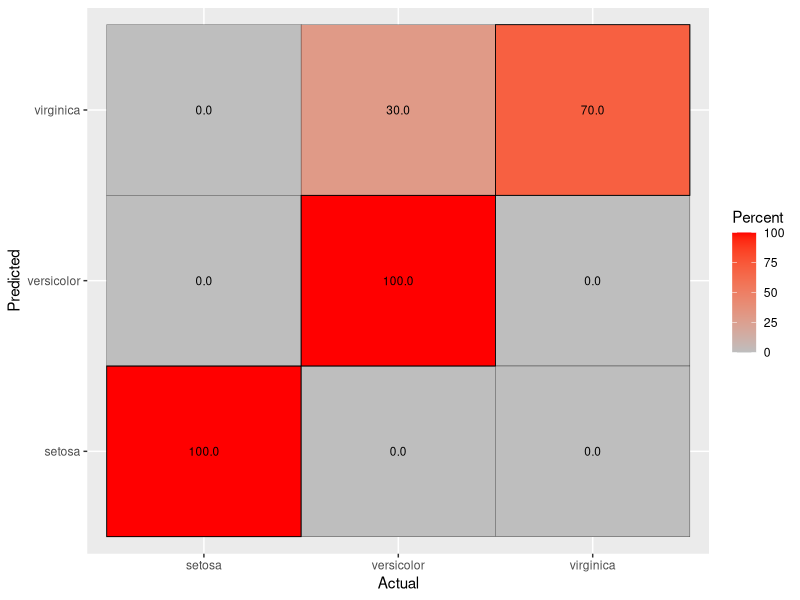
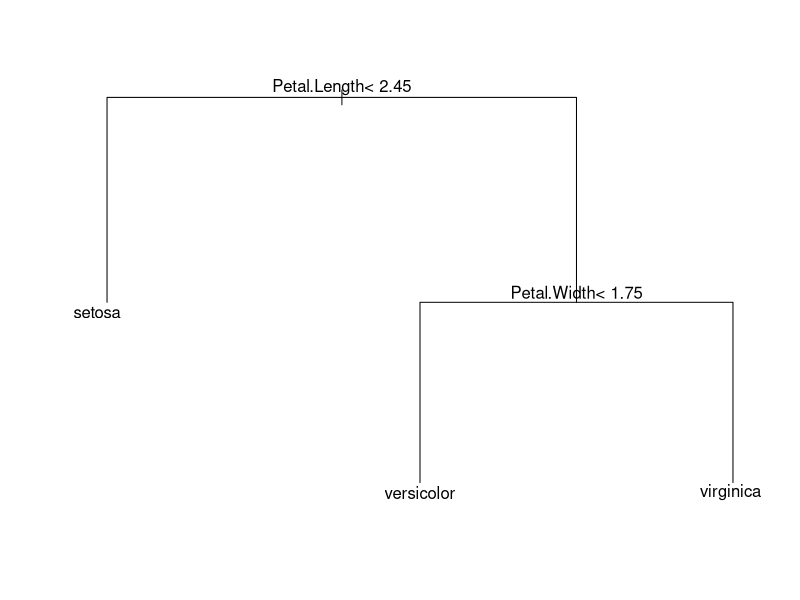

The R script that drew these images, in order:
## ---- chunk 1
knitr::opts_chunk$set(echo = TRUE)
## ---- chunk 2
library("caret")
data(iris)
## ---- chunk 3
#Modèle : Decision Tree
trainIndex <- createDataPartition(iris$Species, p = 0.8,
                                  list = FALSE,
                                  times = 1)
train <- iris[ trainIndex,]
test  <- iris[-trainIndex,]
## ---- chunk 4
set.seed(999)
## ---- chunk 5
#Cross validation
fitControl <- trainControl(
  method = "repeatedcv",
  number = 10,
  repeats = 5)
## ---- chunk 6
# Train the model
decision_tree <- train(Species ~., data = train, method = "rpart",
               trControl = fitControl)
               
## ---- chunk 7
#build confusion matrix
predictions <- predict(decision_tree, test)
confusionMatrix(predictions, test$Species)

confusion_matrix <- as.data.frame(table(predictions, test$Species))
names(confusion_matrix) = c("Actual","Predicted","Freq")

#compute frequency of actual categories
actual = as.data.frame(table(test$Species))
names(actual) = c("Actual","ActualFreq")

#calculate percentage of test cases based on actual frequency
confusion = merge(confusion_matrix, actual, by=c("Actual"))
confusion$Percent = confusion$Freq/confusion$ActualFreq*100

#render plot
# we use three different layers
# first we draw tiles and fill color based on percentage of test cases
tile <- ggplot() +
  geom_tile(aes(x=Actual, y=Predicted,fill=Percent),data=confusion,
            color="black",size=0.1) + labs(x="Actual",y="Predicted")

tile = tile + 
  geom_text(aes(x=Actual,y=Predicted, label=sprintf("%.1f", Percent)),
            data=confusion, size=3, colour="black") +
  scale_fill_gradient(low="grey",high="red")

# lastly we draw diagonal tiles. 
# We use alpha = 0 so as not to hide previous layers but use size=0.3 to highlight border
tile = tile + 
  geom_tile(aes(x=Actual,y=Predicted),
            data=subset(confusion,as.character(Actual)==as.character(Predicted)),
            color="black",size=0.3, fill="black", alpha=0) 

#render
tile
## ---- chunk 8
library(rpart)
model <- rpart(Species ~., data = iris)
par(xpd = NA) # otherwise on some devices the text is clipped
plot(model)
text(model, digits = 3)
## ---- chunk 9
#Cross validation
fitControl <- trainControl(
  method = "repeatedcv",
  number = 10,
  repeats = 5)

#Train the model
decision_tree <- train(Species ~., data = train, method = "rpart",
               trControl = fitControl)
#Summarize the results
decision_tree
